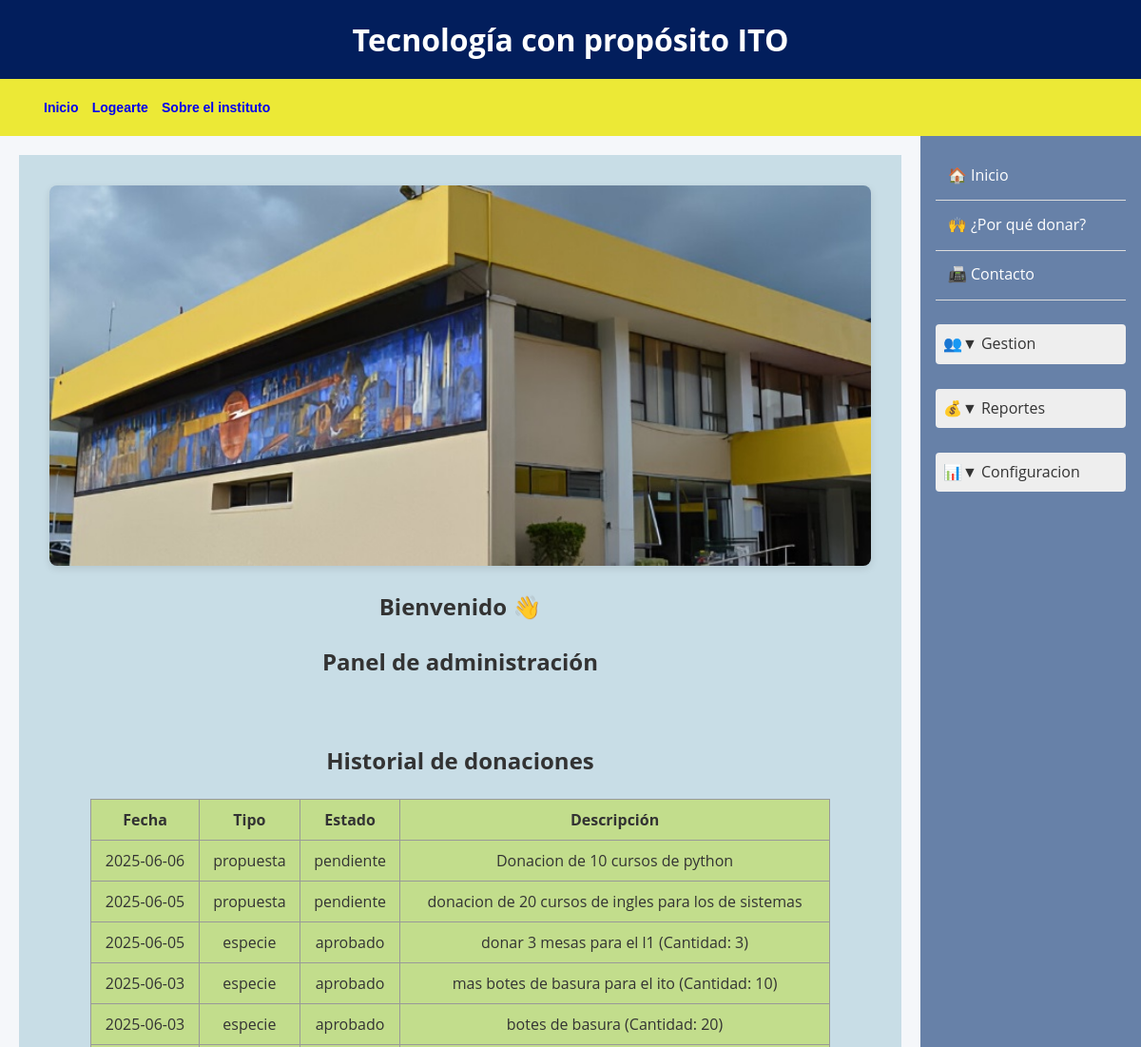
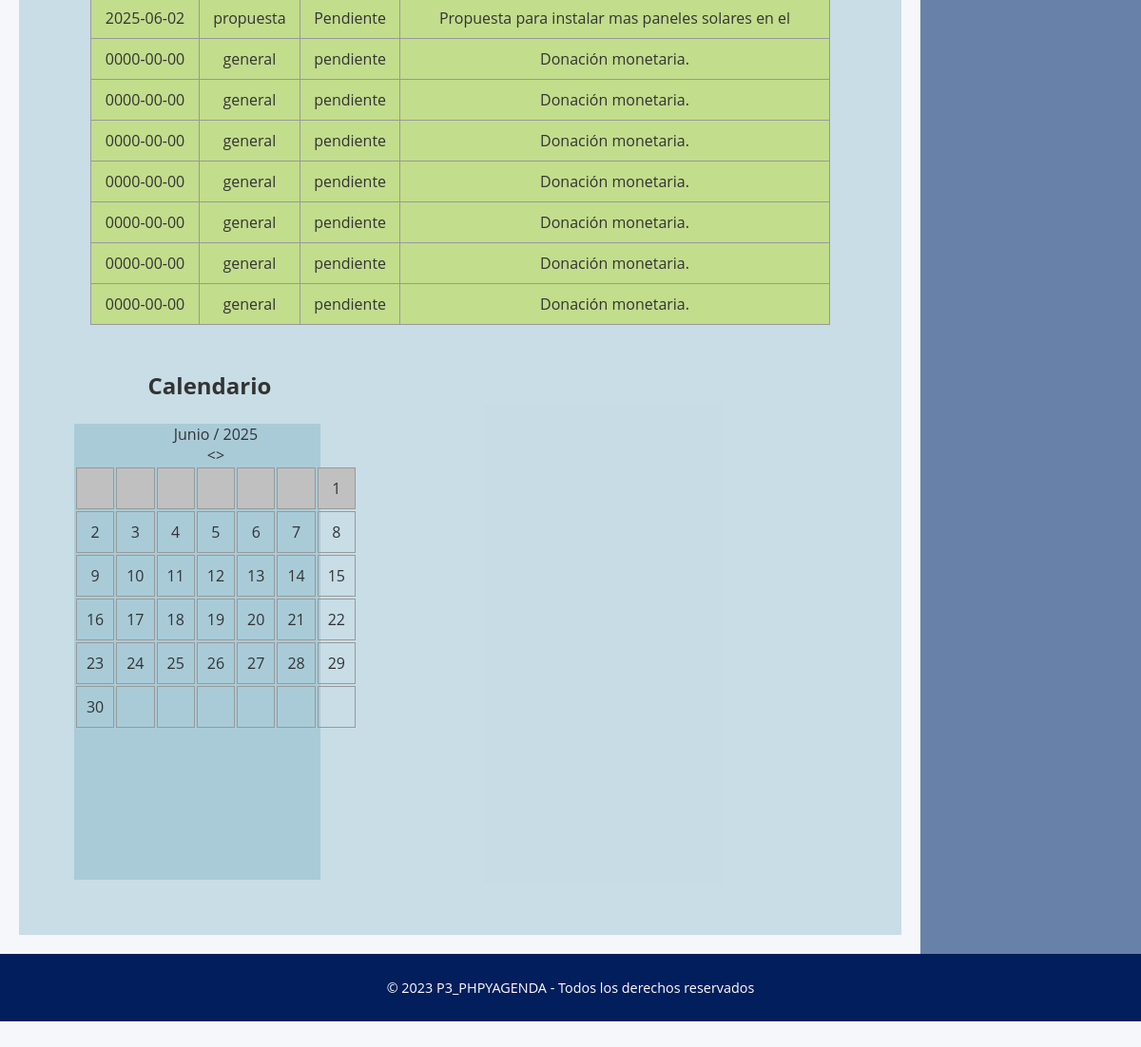
The page /inicio.php (signed in) on the database its author committed (2 pictures, top to bottom).
### tables this page shows
CREATE TABLE `donacionespropuesta` (
  `idDonacion` int(15) NOT NULL COMMENT 'Relación con donaciones',
  `descripcion` varchar(200) NOT NULL COMMENT 'Descripción del apoyo ofrecido',
  `archivo` blob NOT NULL COMMENT 'Evidencia (contrato)',
  `comprobante` blob NOT NULL COMMENT 'Lo generaría como evidencia falta actualizar estado'
);

CREATE TABLE `donaciones` (
  `idDonacion` int(11) NOT NULL,
  `idUsuario` int(15) NOT NULL COMMENT 'Usuario que dona',
  `tipoDonacion` varchar(20) NOT NULL COMMENT '''monetaria'',''especie'',''propuesta''',
  `fecha` date NOT NULL COMMENT 'Fecha y hora de la donación',
  `estado` varchar(20) NOT NULL COMMENT '''pendiente'',''aprobada'',''rechazada'''
);

CREATE TABLE `donacionesespecie` (
  `idDonacion` int(15) NOT NULL COMMENT 'Relación con donaciones',
  `descripcion` varchar(50) NOT NULL COMMENT 'Descripción del bien donado',
  `cantidad` int(11) NOT NULL COMMENT 'Número de bienes',
  `estado` varchar(20) NOT NULL COMMENT '''nuevo'',''seminuevo'',''usado''',
  `foto` blob NOT NULL COMMENT 'Imagen del bien',
  `comprobante` blob NOT NULL COMMENT 'Lo generaría como evidencia falta actualizar estado'
);

### modelo/Usuario.php (called while the page is built, shortened)
<?php
class Usuario {
	private $rol = "";
	public function getRol() { return $this->rol; }
}
?>

### inicio.php (the view, shortened to what this page needs)
<?php
include_once("menu.php");
include_once("modelo/Usuario.php");
$conexion = new mysqli("localhost", "root", "", "donacionesTec", 3307);
$stmt = $conexion->prepare("
    SELECT d.idDonacion, d.tipoDonacion, d.fecha, d.estado,
        dp.descripcion AS descripcion_propuesta,
        de.descripcion AS descripcion_especie,
        de.cantidad AS cantidad_especie
    FROM donaciones d
    LEFT JOIN donacionespropuesta dp ON d.idDonacion = dp.idDonacion
    LEFT JOIN donacionesespecie de ON d.idDonacion = de.idDonacion
    ORDER BY d.fecha DESC
");
$stmt->execute();
$resultado = $stmt->get_result();
?>
<div style="display: flex;">
    <?php include_once("vista/aside.php"); ?>
    <head>
    </head>
    <section class="principal">
        <img class="imgPrincipal" src="img/indexprin2.jpg">
        <h1>Bienvenido 👋</h1>
        <?php if ($rol === "admin"): ?>
        <section>
            <h2>Panel de administración</h2>
            <br>
            <h2>Historial de donaciones</h2>
            <section class="historial">
                <?php if ($resultado->num_rows > 0): ?>
                <table class="tabla1">
                    <thead>
                        <tr>
                            <th>Fecha</th>
                            <th>Tipo</th>
                            <th>Estado</th>
                            <th>Descripción</th>
                        </tr>
                    </thead>
                    <tbody>
                        <?php while ($fila = $resultado->fetch_assoc()): ?>
                            <tr>
                                <td><?= htmlspecialchars($fila['fecha']) ?></td>
                                <td><?= htmlspecialchars($fila['tipoDonacion']) ?></td>
                                <td><?= htmlspecialchars($fila['estado']) ?></td>
                                <td>
                                    <?php
                                        if ($fila['tipoDonacion'] === 'propuesta') {
                                            echo htmlspecialchars($fila['descripcion_propuesta']);
                                        } elseif ($fila['tipoDonacion'] === 'especie') {
                                            echo htmlspecialchars($fila['descripcion_especie']) . " (Cantidad: " . htmlspecialchars($fila['cantidad_especie']) . ")";
                                        } else {
                                            echo "Donación monetaria.";
                                        }
                                    ?>
                                </td>
                            </tr>
                        <?php endwhile; ?>
                    </tbody>
                </table>
            <?php else: ?>
                <p>No has realizado donaciones todavía.</p>
            <?php endif; ?>
            </section>
            <section class="boxCalendario">
                <h2 class="h2Calendario">Calendario</h2>
                <section class="calendario">
                    <table id="calendar">
                    <thead>
                    <caption> </caption>
                    </thead>
                    </table>
                </section>
            </section>
            <br>
        </section>
        <?php endif; ?>
    </section>
</div>

### menu.php
<link href="estilos/menu.css" rel="stylesheet" type="text/css"/>
<section class="menuSection">
<nav class="menu">
	<ul>
		<li> <a href="index.php" class="menu">Inicio</a> </li>
		<li> <a href="logeo.php" class="menu">Logearte</a> </li>
		<li> <a href="index.php" class="menu">Sobre el instituto</a> </li>
	</ul>
</nav>
</section>

### vista/aside.php (shortened to what this page needs)
<?php
$rol = "";
if (isset($_SESSION["usuario"])) {
    $usuario = unserialize($_SESSION["usuario"]);
    $rol = $usuario->getRol();
}
?>
<aside class="barra-lateral">
    <nav>
        <ul>
            <li><a href="inicio.php">&#x1F3E0; Inicio</a></li>
            <li><a href="index.php">&#x1F64C; ¿Por qué donar?</a></li>
            <li><a  href="index.php">&#x1F4E0; Contacto</a></li>
            <br>
            <?php if ($rol === 'admin'): ?>
                <li class="submenu">
                    <label for="usuarios-toggle">&#x1F465;▼ Gestion</label>
                </li>
                <br>
                <li class="submenu">
                    <label for="donaciones-toggle">&#x1F4B0;▼ Reportes</label>
                </li>
                <br>
                <li class="submenu">
                    <label for="reportes-toggle">&#x1F4CA;▼ Configuracion</label>
                </li>
            <?php endif; ?>
        </ul>
    </nav>
</aside>

### estilos/aside.css (style rules this page uses)
.barra-lateral { width: 200px; background-color: #6781A8; padding: 1rem; min-height: calc(100vh - 120px); order: 2; margin-left: auto; }
.barra-lateral nav ul { list-style: none; padding: 0; margin: 0; }
.barra-lateral nav ul li a { display: block; padding: 0.8rem; color: #ffffff; text-decoration: none; border-bottom: 1px solid #ddd; transition: all 0.3s ease; }

### estilos/encabezado.css (style rules this page uses)
.encabezado { background-color: #021E5C; color: white; padding: 1rem; text-align: center; }
.encabezado h1 { margin: 0; font-size: 2rem; }

### estilos/pie.css (style rules this page uses)
.pie-pagina { background-color: #021E5C; color: white; text-align: center; padding: 1.5rem; margin-top: auto; }
.pie-pagina p { margin: 0; font-size: 0.9rem; }

### estilos/section.css (style rules this page uses)
section.principal { float: left; width: 80%; height: auto; min-height: 30em; margin: 20px; background-color:rgba(100, 161, 185, 0.308); text-transform: none; text-align: center; }
.imgPrincipal { max-width: 100%; height: auto; border-radius: 12px; margin-bottom: 20px; box-shadow: 0 3px 8px rgba(0,0,0,0.1); }
body { font-family: 'Open Sans', sans-serif; margin: 0; padding: 0; background-color: #f5f7fa; color: #333; line-height: 1.6; }
.principal { flex: 1; padding: 2rem; max-width: 1200px; margin: 0 auto; }
.imgPrincipal { width: 100%; height: 400px; object-fit: cover; display: block; margin-bottom: 1.5rem; border-radius: 8px; }
section.historial { float: center; width: 90%; height: auto; min-height: 30em; margin: auto; background-color:rgba(100, 161, 185, 0.308); text-transform: none; text-align: center; }
section.boxCalendario { float: left; width: 30%; height: 70%; min-height: 10em; margin: 3%; text-transform: none; text-align: center; }
section.calendario { width: 100%; height: auto; min-height: 30em; margin: auto; background-color:rgba(100, 161, 185, 0.308); text-transform: none; text-align: center; }
.h2calendario { text-align: center; margin-left: 10%; }
.submenu label { cursor: pointer; display: block; padding: 8px; background-color: #eee; border-radius: 4px; }

### estilos/tablas.css (style rules this page uses)
table.tabla1 { border-collapse: collapse; width: 100%; background-color: rgba(222, 241, 56, 0.473); }
th, td { padding: 10px; border: 1px solid #999; text-align: center; }
h1 { text-align: center; }

### estilos/menu.css (style rules this page uses)
.menuSection { background-color:rgb(236, 233, 54); padding: 1px; }
.menu li { display: inline-block; list-style: none; padding: 5px; font: bold 14px verdana, sans-serif; }
a { text-decoration-line: none; }

### rows shown on the page
donacionespropuesta: idDonacion.fecha "2025-06-06", idDonacion.tipoDonacion "propuesta", idDonacion.estado "pendiente", descripcion "Donacion de 10 cursos de python"
donacionespropuesta: idDonacion.fecha "2025-06-05", idDonacion.tipoDonacion "propuesta", idDonacion.estado "pendiente", descripcion "donacion de 20 cursos de ingles para los de sistemas"
donacionesespecie: idDonacion.fecha "2025-06-05", idDonacion.tipoDonacion "especie", idDonacion.estado "aprobado", descripcion "donar 3 mesas para el l1", cantidad "3"
donacionesespecie: idDonacion.fecha "2025-06-03", idDonacion.tipoDonacion "especie", idDonacion.estado "aprobado", descripcion "mas botes de basura para el ito", cantidad "10"
donacionesespecie: idDonacion.fecha "2025-06-03", idDonacion.tipoDonacion "especie", idDonacion.estado "aprobado", descripcion "botes de basura", cantidad "20"
donacionespropuesta: idDonacion.fecha "2025-06-02", idDonacion.tipoDonacion "propuesta", idDonacion.estado "Pendiente", descripcion "Propuesta para instalar mas paneles solares en el"
donaciones: fecha "0000-00-00", tipoDonacion "general", estado "pendiente", shows "Donación monetaria."
donaciones: fecha "0000-00-00", tipoDonacion "general", estado "pendiente", shows "Donación monetaria."
donaciones: fecha "0000-00-00", tipoDonacion "general", estado "pendiente", shows "Donación monetaria."
donaciones: fecha "0000-00-00", tipoDonacion "general", estado "pendiente", shows "Donación monetaria."
donaciones: fecha "0000-00-00", tipoDonacion "general", estado "pendiente", shows "Donación monetaria."
donaciones: fecha "0000-00-00", tipoDonacion "general", estado "pendiente", shows "Donación monetaria."
donaciones: fecha "0000-00-00", tipoDonacion "general", estado "pendiente", shows "Donación monetaria."
